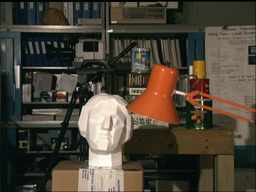
#> input picture projectHomeworkFinal/imL.png, 256 x 192 px, shrunk from 384 x 288 before the run
$ python stereo-matching.py   (Python 2 division)
#> lines starting #> are read from the running program, lines starting #| are printed output that depends on the picture
#!/usr/bin/env python

# -------------------------------------------------------------------
# Simple sum of squared differences (SSD) stereo-matching
# -------------------------------------------------------------------

# The MIT License

# Copyright (c) 2016 David Christian

# Permission is hereby granted, free of charge, to any person obtaining a copy
# of this software and associated documentation files (the "Software"), to deal
# in the Software without restriction, including without limitation the rights
# to use, copy, modify, merge, publish, distribute, sublicense, and/or sell
# copies of the Software, and to permit persons to whom the Software is
# furnished to do so, subject to the following conditions:

# The above copyright notice and this permission notice shall be included in
# all copies or substantial portions of the Software.

# THE SOFTWARE IS PROVIDED "AS IS", WITHOUT WARRANTY OF ANY KIND, EXPRESS OR
# IMPLIED, INCLUDING BUT NOT LIMITED TO THE WARRANTIES OF MERCHANTABILITY,
# FITNESS FOR A PARTICULAR PURPOSE AND NONINFRINGEMENT. IN NO EVENT SHALL THE
# AUTHORS OR COPYRIGHT HOLDERS BE LIABLE FOR ANY CLAIM, DAMAGES OR OTHER
# LIABILITY, WHETHER IN AN ACTION OF CONTRACT, TORT OR OTHERWISE, ARISING FROM,
# OUT OF OR IN CONNECTION WITH THE SOFTWARE OR THE USE OR OTHER DEALINGS IN
# THE SOFTWARE.

import numpy as np
import time
from PIL import Image

def stereo_match(left_img, right_img):
    # Load in both images, assumed to be RGBA 8bit per channel images
#> called with left_img = 'imL.png', right_img = 'imR.png'
    left_img = Image.open(left_img)
#> left_img is the input picture: PIL image 256x192 RGB; mean R, G, B 74.7, 67.6, 55.4
    left = np.asarray(left_img)
    right_img = Image.open(right_img)
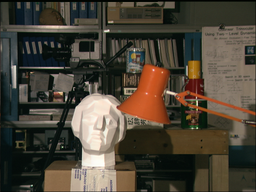
#> input picture projectHomeworkFinal/imR.png, 256 x 192 px, shrunk from 384 x 288 before the run
#> right_img is the input picture: PIL image 256x192 RGB; mean R, G, B 75.3, 67.9, 55.5
    right = np.asarray(right_img)

    # Initial squared differences
    w, h = left_img.size  # assume that both images are same size
#> w = 256; h = 192
    sd = np.empty((w, h), np.uint8)
    sd.shape = h, w

    # SSD support window (kernel)
    win_ssd = np.empty((w, h), np.uint16)
    win_ssd.shape = h, w

    # Depth (or disparity) map
    depth = np.empty((w, h), np.uint8)
    depth.shape = h, w

    # Minimum ssd difference between both images
    min_ssd = np.empty((w, h), np.uint16)
    min_ssd.shape = h, w
    min_ssd.fill(65535)
#> min_ssd: shape (192, 256) uint16; every value is 65535

    max_offset = 20
    offset_adjust = 255 / max_offset

    # Create ranges now instead of per loop
    y_range = range(h)
#> y_range = 192 values from 0 to 191
    x_range = range(w)
#> x_range = 256 values from 0 to 255
    x_range_ssd = range(w)
#> x_range_ssd = 256 values from 0 to 255

    # u and v support window
    window_range = range(-3, 4) # 6x6
    start = time.time()
    # Main loop....
    for offset in range(max_offset):
        # Create initial image of squared differences between left and right image at the current offset
        for y in y_range:
            for x in x_range_ssd:
                if x - offset > 0:
                    diff = abs(int(left[y, x, 0]) - int(right[y, x - offset, 0]))
                    sd[y, x] = diff

	# Sum the squared differences over a support window at this offset
        for y in y_range:
            for x in x_range:
                sum_sd = 0
                for i in window_range:
                    for j in window_range:
                        # TODO: replace this expensive check by surrounding image with buffer / padding
                        if (-1 < y + i < h) and (-1 < x + j < w):
                            sum_sd += sd[y + i, x + j]

                # Store the sum in the window SSD image
                win_ssd[y, x] = sum_sd

        # Update the min ssd diff image with this new data
        for y in y_range:
            for x in x_range:
                # Is this new windowed SSD pixel a better match?
                if win_ssd[y, x] < min_ssd[y, x]:
                    # If so, store it and add to the depth map
                    min_ssd[y, x] = win_ssd[y, x]
                    depth[y, x] = offset * offset_adjust
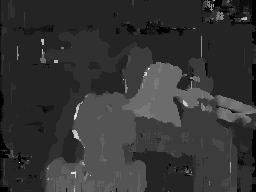
#> depth: shape (192, 256); min 0, max 228, mean 52.5
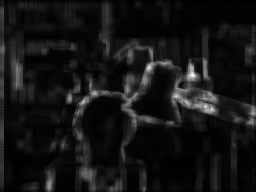
#> min_ssd: shape (192, 256) uint16; min 6, max 2450, mean 205.4; drawn with min black and max white
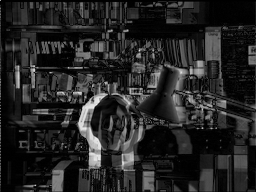
#> sd: shape (192, 256); min 0, max 237, mean 36.2
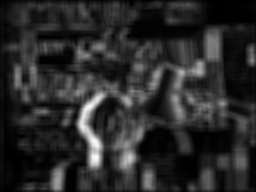
#> win_ssd: shape (192, 256) uint16; min 19, max 10387, mean 1755.2; drawn with min black and max white
    print time.time()-start
    # Convert to PIL and save it
    Image.fromarray(depth).save('depth.png')
# <<<<<<< HEAD

# =======

# >>>>>>> origin/master
if __name__ == '__main__':
    stereo_match("imL.png", "imR.png")
